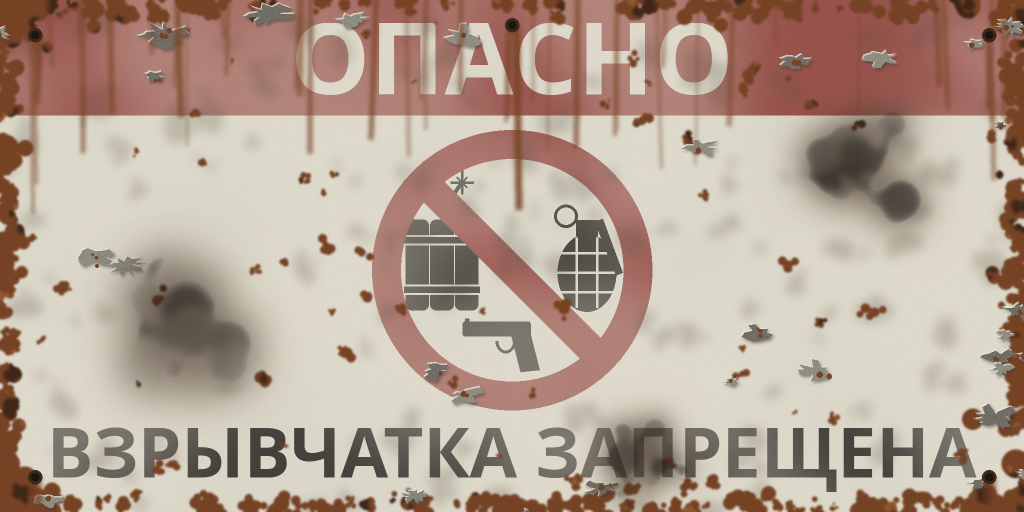
#> input picture art/danger_sign_co.png, 2048 x 1024 px (shown at 1/2 size); its folder holds only this picture in this run
$ python -i danger_sign.py   (imports and definitions only)
#> lines starting #> are read from the running program, lines starting #| are printed output that depends on the picture; after the words box and inside, x2 and y2 are one past the last pixel; in counts of white or black regions, pixels touching at a corner belong together
#> further down, picture is the input picture: PIL image 2048x1024 RGB; mean R, G, B 180.9, 161.4, 147.3
#!/usr/bin/env python3
"""Draw the installation's danger billboard (2048 x 1024, the vanilla billboard face) and
convert it for the game:

  tools/danger_sign.py      writes art/danger_sign_co.png and DayZPortals/data/danger_sign_co.paa

ОПАСНО ("DANGER") on a red band, a prohibition circle over a bundle of dynamite, a pistol and
a grenade, and ВЗРЫВЧАТКА ЗАПРЕЩЕНА ("explosives prohibited" - the Russian sign wording for
"no explosives"); faded, peeling, rusted through at the edges and rivet holes, scorched. The .paa conversion is DayZ Tools' ImageToPAA under Proton's Wine.
"""
import math, os, random, subprocess, sys
from PIL import Image, ImageDraw, ImageEnhance, ImageFilter, ImageFont

ROOT = os.path.dirname(os.path.dirname(os.path.abspath(__file__)))
PNG = os.path.join(ROOT, 'art/danger_sign_co.png')
PAA = os.path.join(ROOT, 'DayZPortals/data/danger_sign_co.paa')
FONT = '/usr/share/fonts/truetype/noto/NotoSans-Bold.ttf'
STEAM = os.environ.get('STEAM', os.path.expanduser('~/.steam/debian-installation'))
IMAGE_TO_PAA = os.path.join(STEAM, 'steamapps/common/DayZ Tools/Bin/ImageToPAA/ImageToPAA.exe')

W, H = 2048, 1024
RED = (178, 28, 24)
BLACK = (22, 20, 18)
PAPER = (232, 226, 208)


# [47 lines left out: functions text_centred, dynamite, pistol, grenade, not called in this run]


def blotches(count, rmin, rmax, seed, near_edge=False):
    """An 'L' mask of soft irregular blotches (lumpy clusters of discs, then blurred)."""
    rnd = random.Random(seed)
    m = Image.new('L', (W, H), 0)
    d = ImageDraw.Draw(m)
    for _ in range(count):
        if near_edge:
            side = rnd.randrange(4)
            t = rnd.random()
            x, y = [(t * W, rnd.randint(0, 25)), (t * W, H - rnd.randint(0, 25)), (rnd.randint(0, 25), t * H), (W - rnd.randint(0, 25), t * H)][side]
        else:
            x, y = rnd.randrange(W), rnd.randrange(H)
        r = rnd.randint(rmin, rmax)
        for _ in range(rnd.randint(4, 9)):
            ox, oy, rr = rnd.gauss(0, r * 0.6), rnd.gauss(0, r * 0.6), r * rnd.uniform(0.3, 0.8)
            d.ellipse([x + ox - rr, y + oy - rr, x + ox + rr, y + oy + rr], fill=255)
    return m


def weather(img):
    """Forty years out there: faded chalky paint peeling in flakes, rust eating in from the edges
    and the rivet holes, grime, and a few scorch marks."""
    rnd = random.Random(47)
    rust_dark, rust, rust_light = (58, 32, 18), (118, 62, 30), (160, 96, 52)

    # the paint has faded chalky: half its colour gone, lightened, gone a little yellow
    img = ImageEnhance.Color(img).enhance(0.62)
    img = Image.blend(img, Image.new('RGB', img.size, (214, 204, 182)), 0.22)
    img = Image.composite(Image.new('RGB', img.size, (236, 230, 214)), img, blotches(60, 40, 140, 9).filter(ImageFilter.GaussianBlur(50)).point(lambda v: v * 0.35))
#> in blotches, `m = Image.new('L', (W, H), 0)`: m: PIL image 2048x1024 L; every value is 0

    # and grimy all over
    grime = blotches(160, 6, 26, 1).filter(ImageFilter.GaussianBlur(10)).point(lambda v: v * 0.25)
#> the loop in blotches (call 2), `for _ in range(count):` made 160 passes
#> (x, y) on passes 1 to 12: (550, 129), (937, 209), (896, 941), (777, 621), (1612, 348), (818, 846), (1855, 29), (770, 529), (125, 808), (1887, 351), (1984, 480), (916, 167)
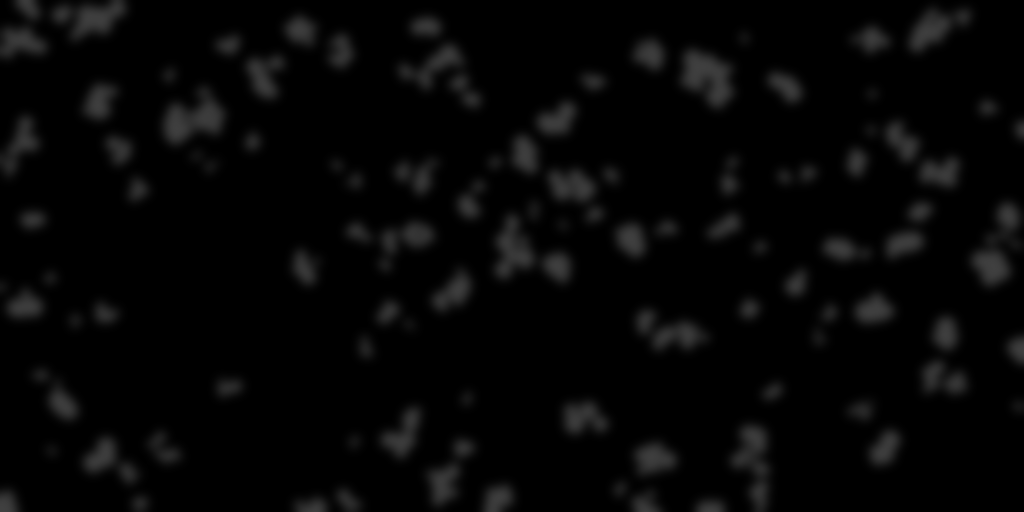
#> grime: PIL image 2048x1024 L (shown at 1/2 size); min 0, max 64, mean 6
    img = Image.composite(Image.new('RGB', img.size, (90, 78, 60)), img, grime)

    # rust: eating in from the edges in ragged bites, deepest at the corners, plus paint chips
    edge_rust = blotches(300, 6, 22, 2, near_edge=True)
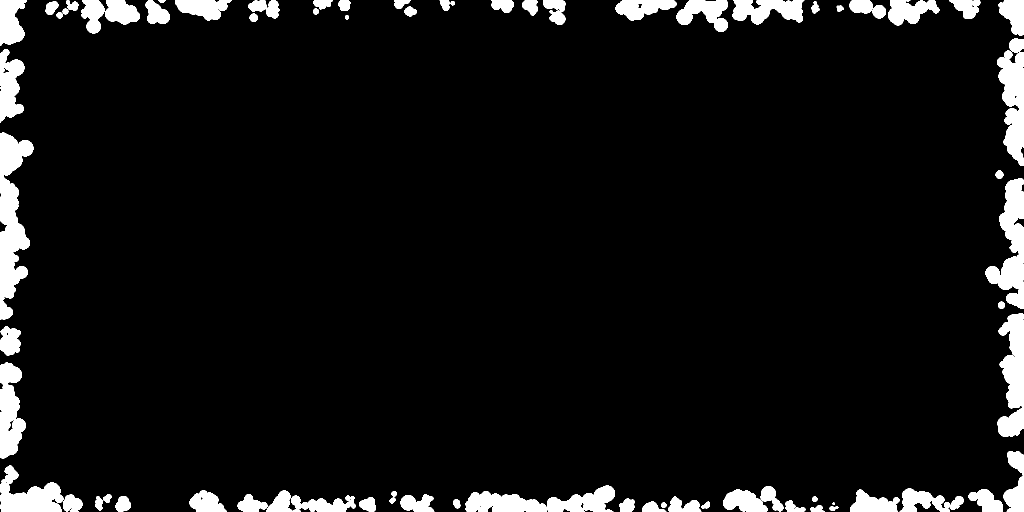
#> edge_rust: PIL image 2048x1024 L (shown at 1/2 size); 6.8% white; 73 white regions, largest, box (x1, y1, x2, y2) and area: (0, 265, 67, 639) 13491, (1971, 356, 2048, 618) 9831, (931, 971, 1230, 1024) 9158
    corners = Image.new('L', img.size, 0)
    cd = ImageDraw.Draw(corners)
    for cx, cy in ((0, 0), (W, 0), (0, H), (W, H)):
        for _ in range(40):
            a, dist = rnd.uniform(0, math.pi * 2), abs(rnd.gauss(0, 70))
            rr = rnd.randint(8, 28)
            x, y = cx + math.cos(a) * dist, cy + math.sin(a) * dist
            cd.ellipse([x - rr, y - rr, x + rr, y + rr], fill=255)
#> this loop made 4 passes
#> (cx, cy) on passes 1 to 4: (0, 0), (2048, 0), (0, 1024), (2048, 1024)
    edge_rust = Image.composite(Image.new('L', img.size, 255), edge_rust, corners)
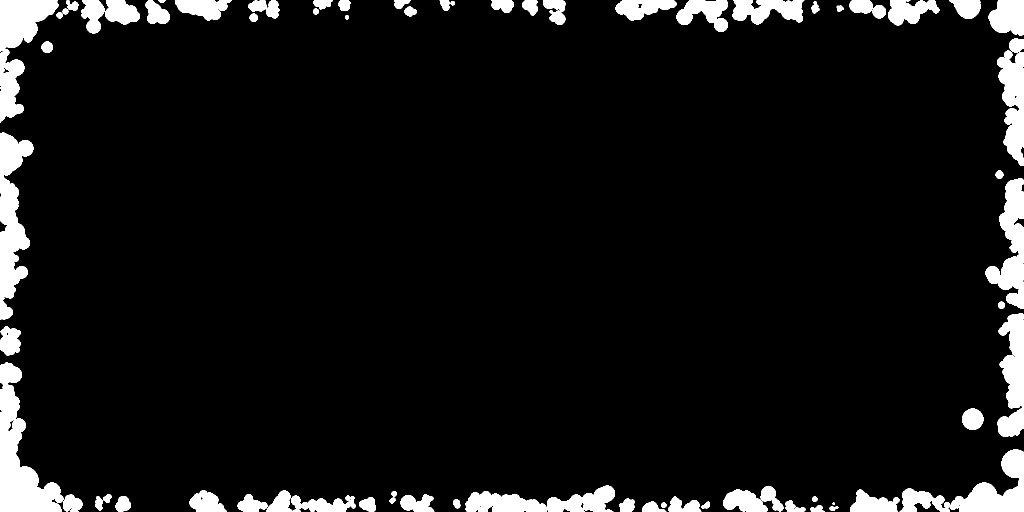
#> edge_rust: PIL image 2048x1024 L (shown at 1/2 size); 7.5% white; 70 white regions, largest, box (x1, y1, x2, y2) and area: (0, 724, 127, 1024) 16704, (0, 265, 67, 639) 13491, (0, 0, 117, 246) 12544
    chips = blotches(70, 3, 14, 4)
#> chips: PIL image 2048x1024 L; 1.3% white; 80 white regions (3 under 20 px), largest, box (x1, y1, x2, y2) and area: (1477, 122, 1522, 196) 1426, (1713, 607, 1773, 640) 1055, (1364, 260, 1405, 308) 1003
    rust_mask = Image.composite(Image.new('L', img.size, 255), edge_rust, chips).filter(ImageFilter.GaussianBlur(2))
    rust_tex = Image.new('RGB', img.size, rust)
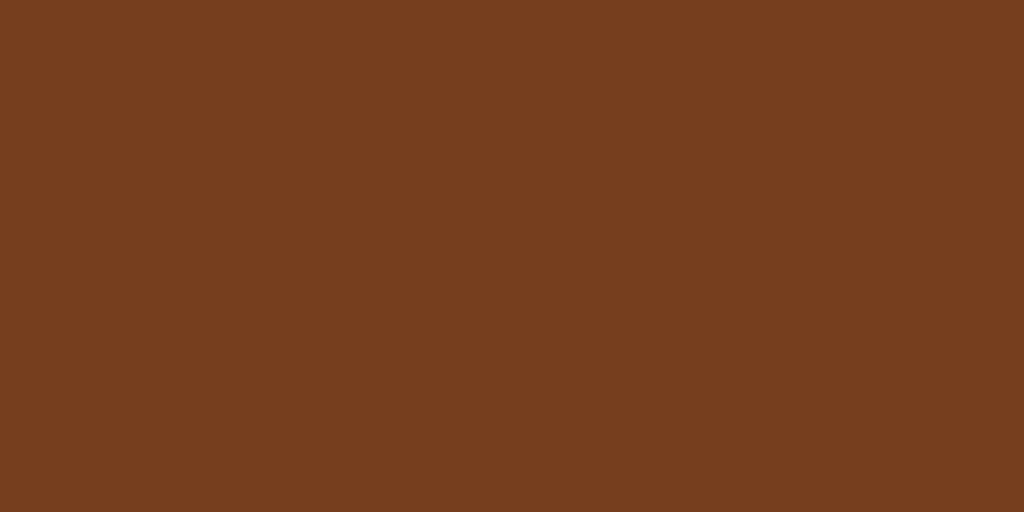
#> rust_tex: PIL image 2048x1024 RGB (shown at 1/2 size); mean R, G, B 118, 62, 30
    rust_tex = Image.composite(Image.new('RGB', img.size, rust_dark), rust_tex, blotches(300, 4, 18, 5).filter(ImageFilter.GaussianBlur(3)))
    rust_tex = Image.composite(Image.new('RGB', img.size, rust_light), rust_tex, blotches(200, 3, 10, 6).filter(ImageFilter.GaussianBlur(2)).point(lambda v: v * 0.6))
    img = Image.composite(rust_tex, img, rust_mask)

    # paint peeling off in flakes, mostly round the edges and the rust: mottled grey primer or
    # bare metal under them, a soft shadow below and a pale lifted lip along the top
    under_tex = Image.effect_noise(img.size, 40).convert('RGB')
    for k in range(40):
        rnd3 = random.Random(1000 + k)
        if k < 30:
            side = rnd3.randrange(4)
            t = rnd3.random()
            x, y = [(t * W, 20), (t * W, H - 20), (20, t * H), (W - 20, t * H)][side]
            x, y = x + rnd3.gauss(0, 45), y + rnd3.gauss(0, 45)
        else:
            x, y = rnd3.randrange(80, W - 80), rnd3.randrange(80, H - 80)
        r = rnd3.uniform(8, 34)
        n = rnd3.randint(14, 24)
        poly = []
        for v in range(n):
            a = 2 * math.pi * v / n + rnd3.uniform(-0.12, 0.12)
            rr = r * rnd3.uniform(0.3, 1.2)
            poly.append((x + math.cos(a) * rr * 1.4, y + math.sin(a) * rr * 0.75))
        mask = Image.new('L', img.size, 0)
        ImageDraw.Draw(mask).polygon(poly, fill=255)
        shadow = mask.filter(ImageFilter.GaussianBlur(3)).transform(img.size, Image.AFFINE, (1, 0, -3, 0, 1, -4)).point(lambda v: v * 0.55)
        img = Image.composite(Image.new('RGB', img.size, (60, 52, 44)), img, shadow)
        lip = mask.transform(img.size, Image.AFFINE, (1, 0, 2, 0, 1, 3)).point(lambda v: v * 0.8)
        img = Image.composite(Image.new('RGB', img.size, (240, 236, 224)), img, lip)
        base = rnd3.choice([(146, 146, 130), (132, 136, 124), (110, 104, 94)])
        under = Image.blend(Image.new('RGB', img.size, base), under_tex, 0.18)
        img = Image.composite(under, img, mask)
        d = ImageDraw.Draw(img)
        for _ in range(rnd3.randint(0, 3)):					# rust starting in it
            sx, sy, sr = x + rnd3.gauss(0, r * 0.3), y + rnd3.gauss(0, r * 0.25), rnd3.uniform(2, 6)
            d.ellipse([sx - sr, sy - sr, sx + sr, sy + sr], fill=rust)
#> mask: PIL image 2048x1024 L; 0.01% white; 2 white regions (1 under 20 px), largest, box (x1, y1, x2, y2) and area: (1446, 754, 1478, 774) 266
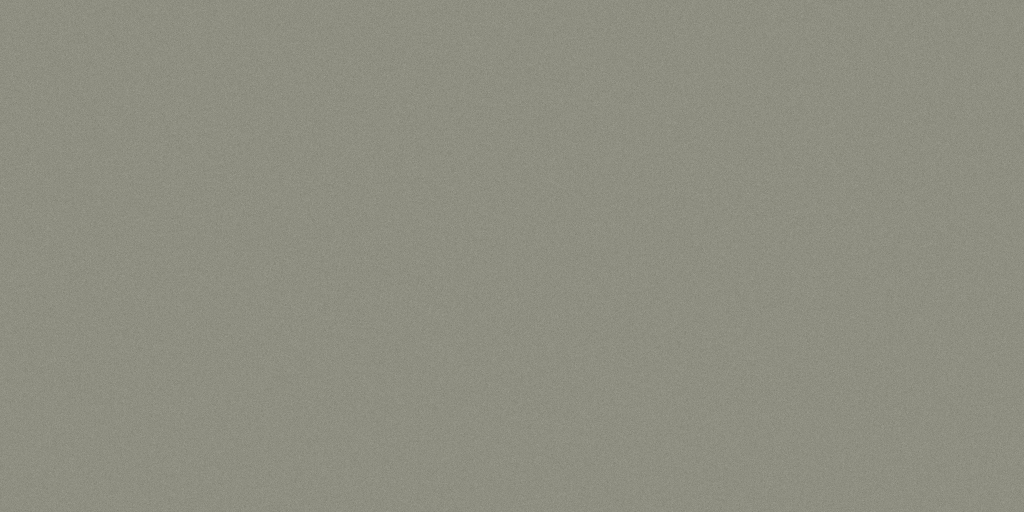
#> under: PIL image 2048x1024 RGB (shown at 1/2 size); mean R, G, B 142.2, 142.2, 129.1

    # rivet holes near the corners, each weeping rust down the board; more runs off the top
    runs = Image.new('L', img.size, 0)
    rd = ImageDraw.Draw(runs)
    holes = [(70, 70), (W - 70, 70), (70, H - 70), (W - 70, H - 70), (W / 2, 50)]
    for x, y in holes:
        for _ in range(3):
            x0 = x + rnd.randint(-10, 10)
            rd.line([x0, y, x0 + rnd.randint(-8, 8), y + rnd.randint(120, 380)], fill=rnd.randint(140, 220), width=rnd.randint(5, 14))
#> this loop made 5 passes
#> (x, y) on passes 1 to 5: (70, 70), (1978, 70), (70, 954), (1978, 954), (1024, 50)
    for _ in range(36):
        x = rnd.randrange(W)
        rd.line([x, 0, x + rnd.randint(-10, 10), rnd.randint(60, 340)], fill=rnd.randint(90, 190), width=rnd.randint(3, 12))
    runs = runs.filter(ImageFilter.GaussianBlur(4))
    img = Image.composite(Image.new('RGB', img.size, rust), img, runs)
    d = ImageDraw.Draw(img)
    for x, y in holes:
        d.ellipse([x - 14, y - 14, x + 14, y + 14], fill=rust_dark)
        d.ellipse([x - 8, y - 8, x + 8, y + 8], fill=(20, 14, 10))

    # scorch marks: soot that fades out (streaked upwards, as smoke goes), a brown heat-tinted
    # ring, a darker blistered middle - never solid black
    for (x, y, r) in ((W * 0.17, H * 0.70, 130), (W * 0.84, H * 0.36, 105), (W * 0.63, H * 0.93, 80)):
        rnd2 = random.Random(int(x * 7 + y))
        soot = Image.new('L', img.size, 0)
        sd = ImageDraw.Draw(soot)
        for _ in range(26):
            ox, oy = rnd2.gauss(0, r * 0.4), rnd2.gauss(-r * 0.25, r * 0.45)
            rr = r * rnd2.uniform(0.15, 0.45)
            sd.ellipse([x + ox - rr, y + oy - rr * 1.3, x + ox + rr, y + oy + rr * 0.7], fill=rnd2.randint(120, 255))
        tint = soot.filter(ImageFilter.GaussianBlur(r * 0.45)).point(lambda v: v * 0.55)
        img = Image.composite(Image.new('RGB', img.size, (104, 66, 34)), img, tint)
        smoke = soot.filter(ImageFilter.GaussianBlur(r * 0.25)).point(lambda v: v * 0.6)
        img = Image.composite(Image.new('RGB', img.size, (34, 26, 20)), img, smoke)
        middle = soot.filter(ImageFilter.GaussianBlur(r * 0.08)).point(lambda v: max(0, v - 150) * 1.6)
        img = Image.composite(Image.new('RGB', img.size, (18, 14, 11)), img, middle)
#> this loop made 3 passes
#> (x, y, r) on passes 1 to 3: (348.2, 716.8, 130), (1720.3, 368.6, 105), (1290.2, 952.3, 80)
#> pass 1, in weather, `img = Image.composite(Image.new('RGB', img.size, (34, 26, 20)), img, s..`:
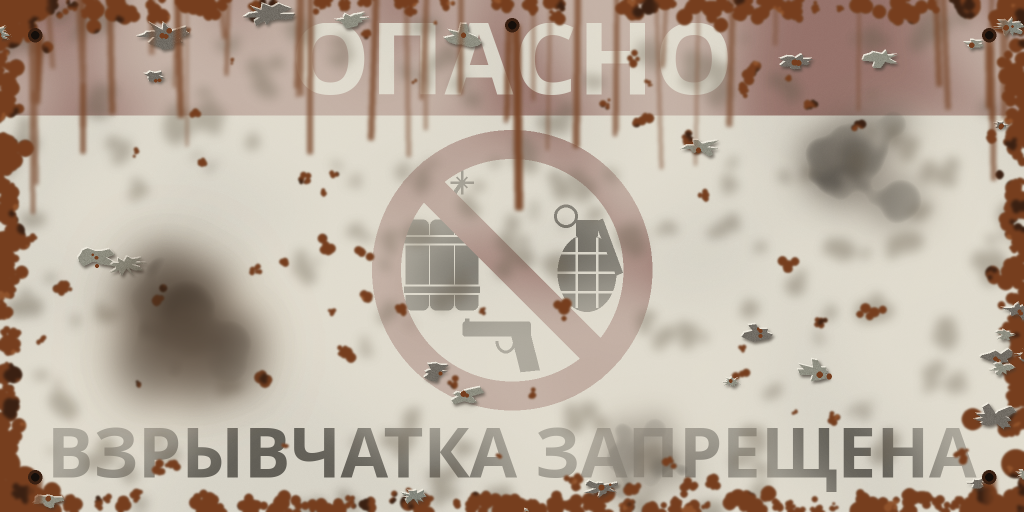
#> img: PIL image 2048x1024 RGB (shown at 1/2 size); mean R, G, B 184.7, 170.6, 156.3
#> after the loop:
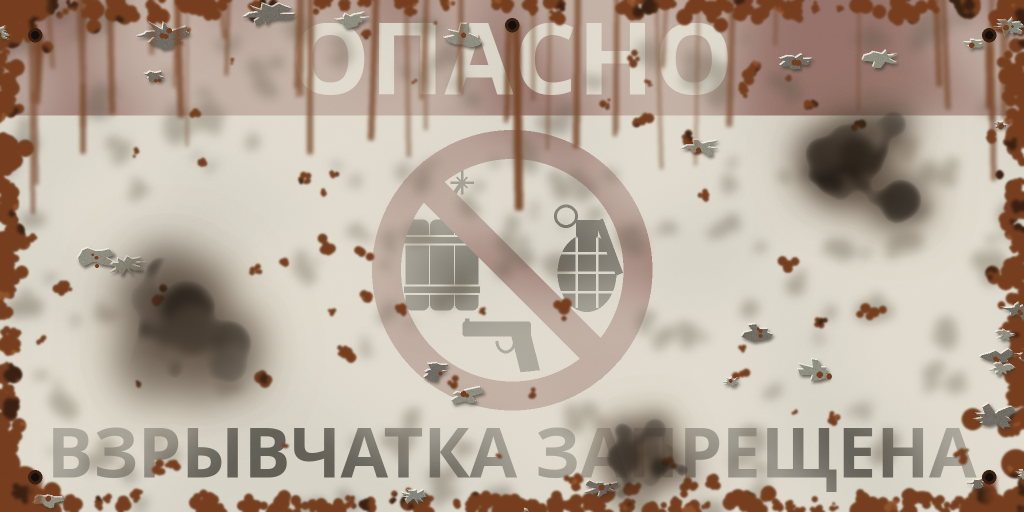
#> img: PIL image 2048x1024 RGB (shown at 1/2 size); mean R, G, B 182.2, 167.9, 153.6

    noise = Image.effect_noise(img.size, 22).convert('RGB')
    return Image.blend(img, noise, 0.07)


# [27 lines left out: functions draw, to_paa, not called in this run]


# [7 lines not run here, left out]

>>> from PIL import Image
>>> picture = Image.open('../art/danger_sign_co.png')
>>> result = weather(picture)
